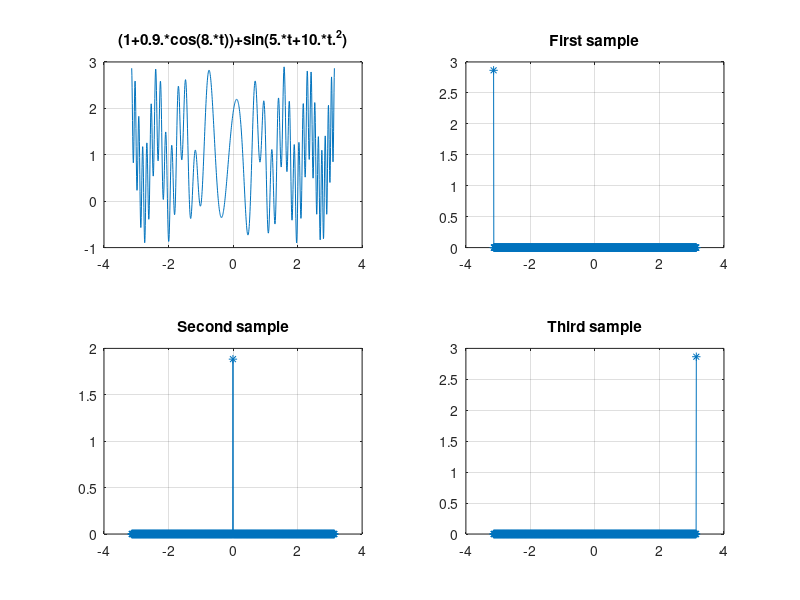
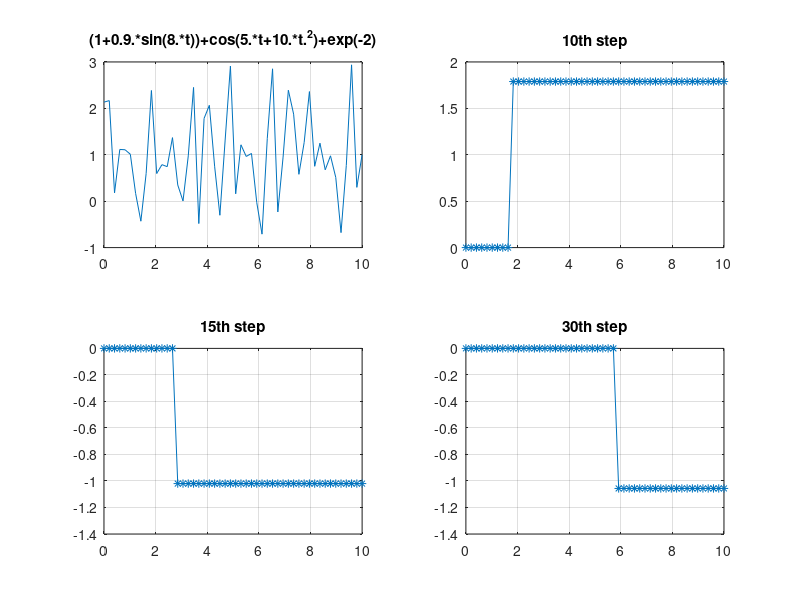
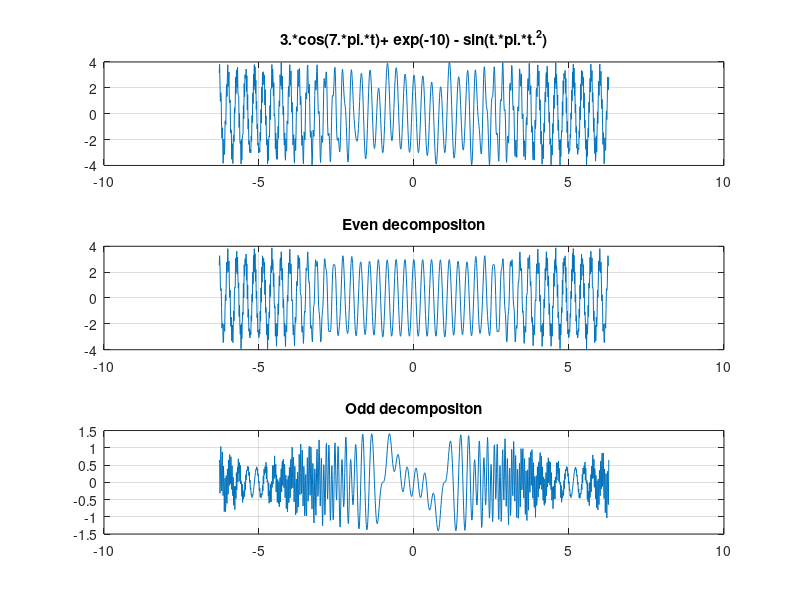

Here is the MATLAB script that generated these plots, in order:
clc;
t = linspace(-pi,pi,1000);
y=(1+0.9.*cos(8.*t))+sin(5.*t+10.*t.^2);
subplot(221); plot(t,y); grid on; 
title('(1+0.9.*cos(8.*t))+sin(5.*t+10.*t.^2)');

y1=y;
for i =2: length(y)
    y1(i) = 0;
end;

y1(1)= y(1);
subplot(222);plot(t,y1, '*-') ; grid on; title('First sample');

y2=y;
for i =1: length(y)
    y2(i) = 0;
end;

y2(500)= y(500);
subplot(223);plot(t,y2, '*-') ; grid on; title('Second sample');

y3=y;
for i =1: length(y)
    y3(i) = 0;
end;

y3(1000)= y(1000);
subplot(224);plot(t,y3, '*-') ; grid on; title('Third sample');

%Step response
figure
t = linspace(0,10,50);
y=(1+0.9.*sin(8.*t))+cos(5.*t+10.*t.^2)+exp(-2);
subplot(221); plot(t,y); grid on; 
title('(1+0.9.*sin(8.*t))+cos(5.*t+10.*t.^2)+exp(-2)');
y1=y;
for i=1: 9 % 10th sample in this for loop
    y1(i)=0;
end;
y1(10:length(y)) = y(10)- y(9);
subplot(222);plot(t,y1, '*-') ; grid on; title('10th step');

y2=y;
for i=1: 14 % 10th sample in this for loop
    y2(i)=0;
end;
y2(15:length(y)) = y(15)- y(14);
subplot(223);plot(t,y2, '*-') ; grid on; title('15th step');

y3=y;
for i=1: 29 % 10th sample in this for loop
    y3(i)=0;
end;
y3(30:length(y)) = y(30)- y(29);
subplot(224);plot(t,y3, '*-') ; grid on; title('30th step');

figure
t = linspace(-2*pi,2*pi,1000);
y= 3.*cos(7.*pi.*t)+ exp(-10) - sin(t.*pi.*t.^2);
subplot(311); plot(t,y); grid on; 
title('3.*cos(7.*pi.*t)+ exp(-10) - sin(t.*pi.*t.^2)');

y1=y;
for i =1: length(y)-1
    y1(i)= (y(i)+y(length(y)-i))/2;
end
y1(length(y))= y1(1);
subplot(312);plot(t,y1) ; grid on; 
title('Even decompositon');
    
y2=y;
for i =1: length(y)-1
    y2(i)= (y(i)-y(length(y)-i))/2;
end
y2(length(y))= y2(1);
subplot(313);plot(t,y2) ; grid on; 
title('Odd decompositon');